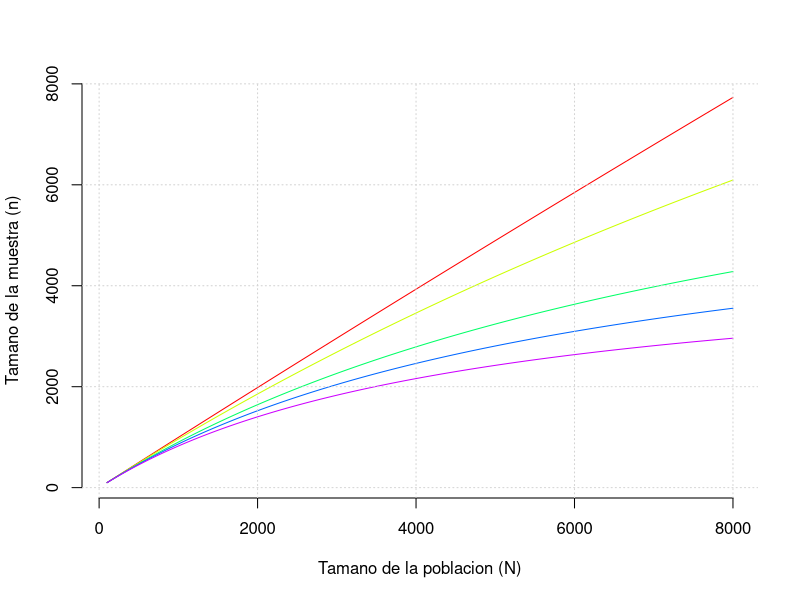

This figure's R source:
# x axis #
N <- seq(100, 8000, 10)
##########
set.seed(3)
y <- rpois(10,5)
y.lgth <- length(y)
lambda <- sum(y)/y.lgth
Z <- abs(qt((1 - 0.95) / 2, y.lgth - 1))
d <- c(0.01, 0.03, 0.05, 0.06, 0.07)
# y axis #
n <- matrix(NA, nrow = length(d), ncol = length(N))
##########

for (i in 1:length(d)) {
	for(j in 1:length(N)) {
		n[i, j] = (N[j] * Z ^ 2 * lambda)/((N[j] * d[i] ^ 2) + (Z ^ 2 * lambda))
	}
}


colors <-  rainbow(length(d))

plot(x = N, y = n[1, ], type = "l", col = colors[1],
     xlab = "", ylab = "", axes = F)
for (i in 2:length(d)) {
    lines(x = N, y = n[i, ], type="l", col=colors[i])
}

x.axis <- seq(0, 8000, 2000)
y.axis <- seq(0, 8000, 2000)
axis(1, at = x.axis)
axis(2, at = y.axis)

title(xlab="Tamano de la poblacion (N)", col.lab=rgb(0,0,0))
title(ylab = "Tamano de la muestra (n)", col.lab = rgb(0,0,0))

abline(v=x.axis, col="lightgray", lty="dotted")
abline(h=y.axis, col="lightgray", lty="dotted")
